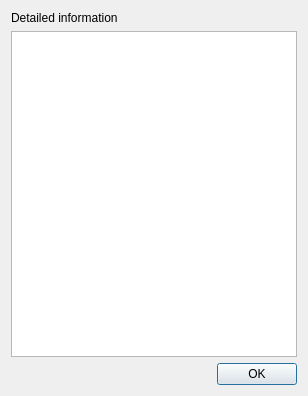
<ui version="4.0" >
 <class>DetailedInfoDialog</class>
 <widget class="QDialog" name="DetailedInfoDialog" >
  <property name="geometry" >
   <rect>
    <x>0</x>
    <y>0</y>
    <width>308</width>
    <height>396</height>
   </rect>
  </property>
  <property name="windowTitle" >
   <string>Bearer Example</string>
  </property>
  <layout class="QVBoxLayout" name="verticalLayout" >
   <item>
    <widget class="QLabel" name="label" >
     <property name="text" >
      <string>Detailed information</string>
     </property>
    </widget>
   </item>
   <item>
    <widget class="QTableWidget" name="tableWidget" />
   </item>
   <item>
    <widget class="QDialogButtonBox" name="buttonBox" >
     <property name="standardButtons" >
      <set>QDialogButtonBox::Ok</set>
     </property>
    </widget>
   </item>
  </layout>
 </widget>
 <resources/>
 <connections>
  <connection>
   <sender>buttonBox</sender>
   <signal>accepted()</signal>
   <receiver>DetailedInfoDialog</receiver>
   <slot>accept()</slot>
   <hints>
    <hint type="sourcelabel" >
     <x>205</x>
     <y>371</y>
    </hint>
    <hint type="destinationlabel" >
     <x>223</x>
     <y>8</y>
    </hint>
   </hints>
  </connection>
 </connections>
</ui>
